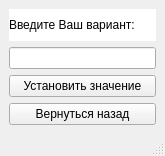
<?xml version="1.0" encoding="UTF-8"?>
<ui version="4.0">
 <class>MainWindow</class>
 <widget class="QMainWindow" name="MainWindow">
  <property name="geometry">
   <rect>
    <x>0</x>
    <y>0</y>
    <width>165</width>
    <height>156</height>
   </rect>
  </property>
  <property name="windowTitle">
   <string>MainWindow</string>
  </property>
  <widget class="QWidget" name="centralwidget">
   <layout class="QVBoxLayout" name="verticalLayout">
    <item>
     <widget class="QLabel" name="label">
      <property name="styleSheet">
       <string notr="true">background-color: rgb(255, 255, 255);</string>
      </property>
      <property name="text">
       <string>Введите Ваш вариант:</string>
      </property>
     </widget>
    </item>
    <item>
     <widget class="QLineEdit" name="lineEdit"/>
    </item>
    <item>
     <widget class="QPushButton" name="set">
      <property name="text">
       <string>Установить значение</string>
      </property>
     </widget>
    </item>
    <item>
     <widget class="QPushButton" name="returne">
      <property name="text">
       <string>Вернуться назад</string>
      </property>
     </widget>
    </item>
   </layout>
  </widget>
  <widget class="QMenuBar" name="menubar">
   <property name="geometry">
    <rect>
     <x>0</x>
     <y>0</y>
     <width>165</width>
     <height>21</height>
    </rect>
   </property>
  </widget>
  <widget class="QStatusBar" name="statusbar"/>
 </widget>
 <resources/>
 <connections/>
</ui>
